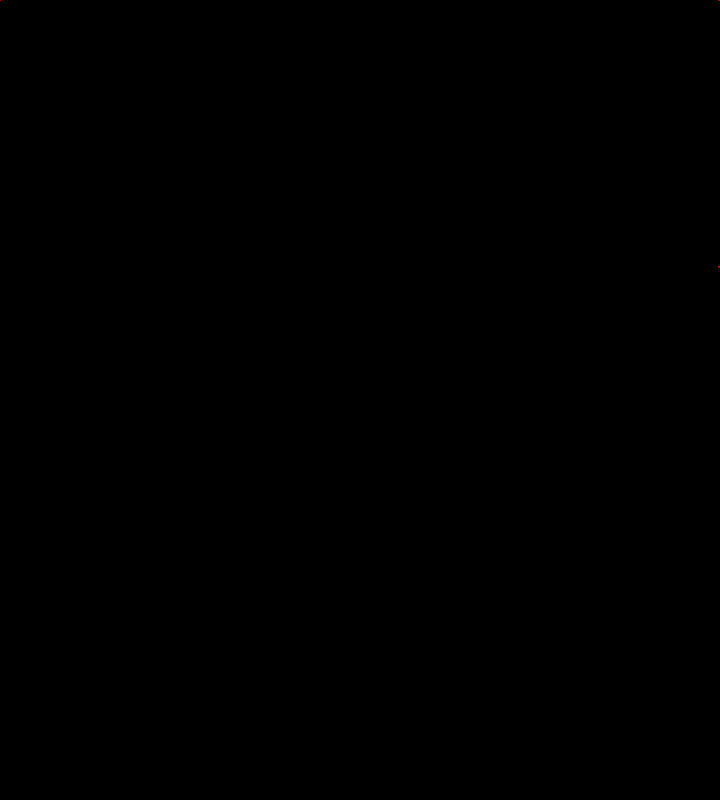
Frame 1 (no input)
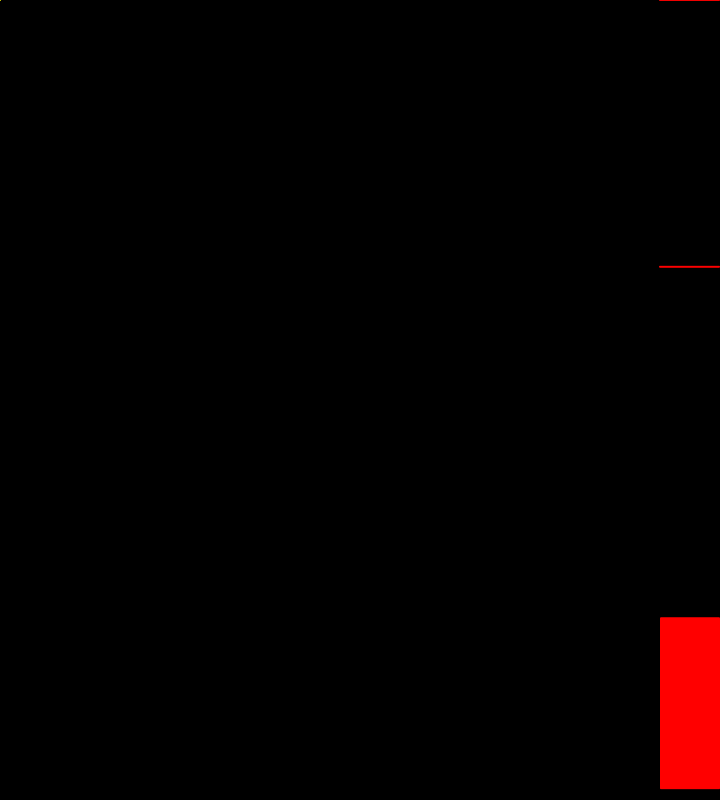
Frame 60 (no input)
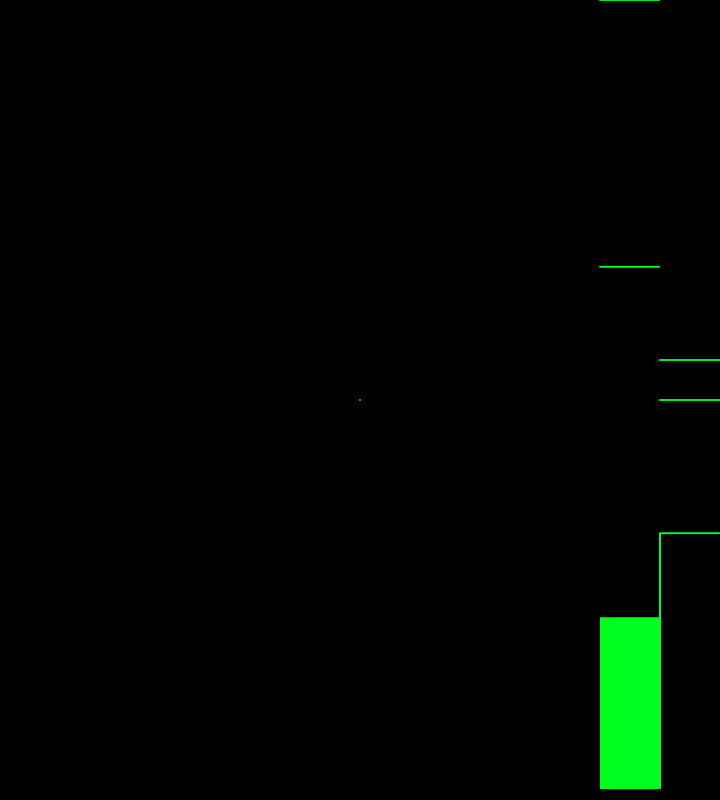
Frame 120 (the mouse pressed at the canvas centre since frame 60)

The p5.js sketch that drew these frames (run headless with seeded random() and noise() and a simulated clock; from frame 60 on, the mouse is pressed at the canvas centre):

// p5.js sketch
// ── sketch.js
// View: https://editor.p5js.org/devinhalladay/sketches/Hk85ximsQ

var xvals = [];
var yvals = [];
var bvals = [];
var c = 0;

function setup()
{
  createCanvas(720, 800);
  strokeWeight(2);
	background(0);
	colorMode(HSB);
}

function draw()
{
  background(0);

    if (mouseIsPressed === true) {
    background(0)
  }

	var mappedMouseX = map(mouseX, 0, width, 0, 255);
	var mappedMouseY = map(mouseY, 0, height, 0, 255);

  for(var i = 1; i < width; i++) {
    xvals[i-1] = xvals[i];
    yvals[i-1] = yvals[i];
    bvals[i-1] = bvals[i];
  }
  // Add the new values to the end of the array
  xvals[width-1] = mouseX;
  yvals[width-1] = mouseY;

  if(mouseIsPressed) {
    bvals[width-1] = 0;
  } else {
    bvals[width-1] = 255;
  }

  for(var i=1; i<width; i++) {
    stroke(mappedMouseX, 255, 255);
    point(i, xvals[i]);
    stroke(mappedMouseY, 255, 255);
    point(i, height/3+yvals[i]/3);
    stroke(mappedMouseY, 255, 255);
    line(i, 2*height/3+bvals[i]/3, i, (2*height/3+bvals[i-1]));
  }

	if (c >= 360) {
    c = 0;
  } else {
    c += 1;
  }

  noFill();
  stroke(c, 255, 255);
  line(mouseX, mouseY, pmouseX, pmouseY);
}
